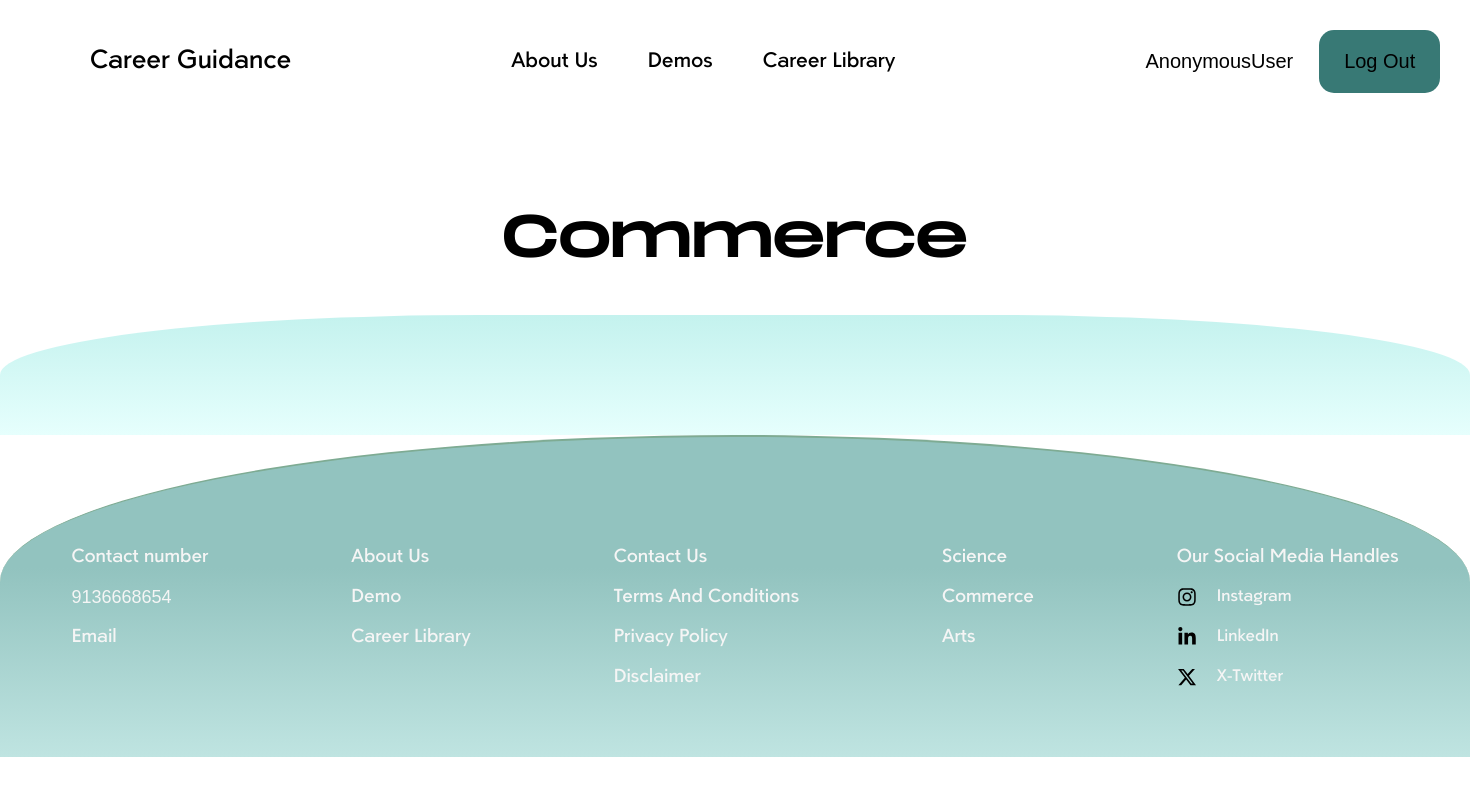
Before: /stream/2 with the older database file.
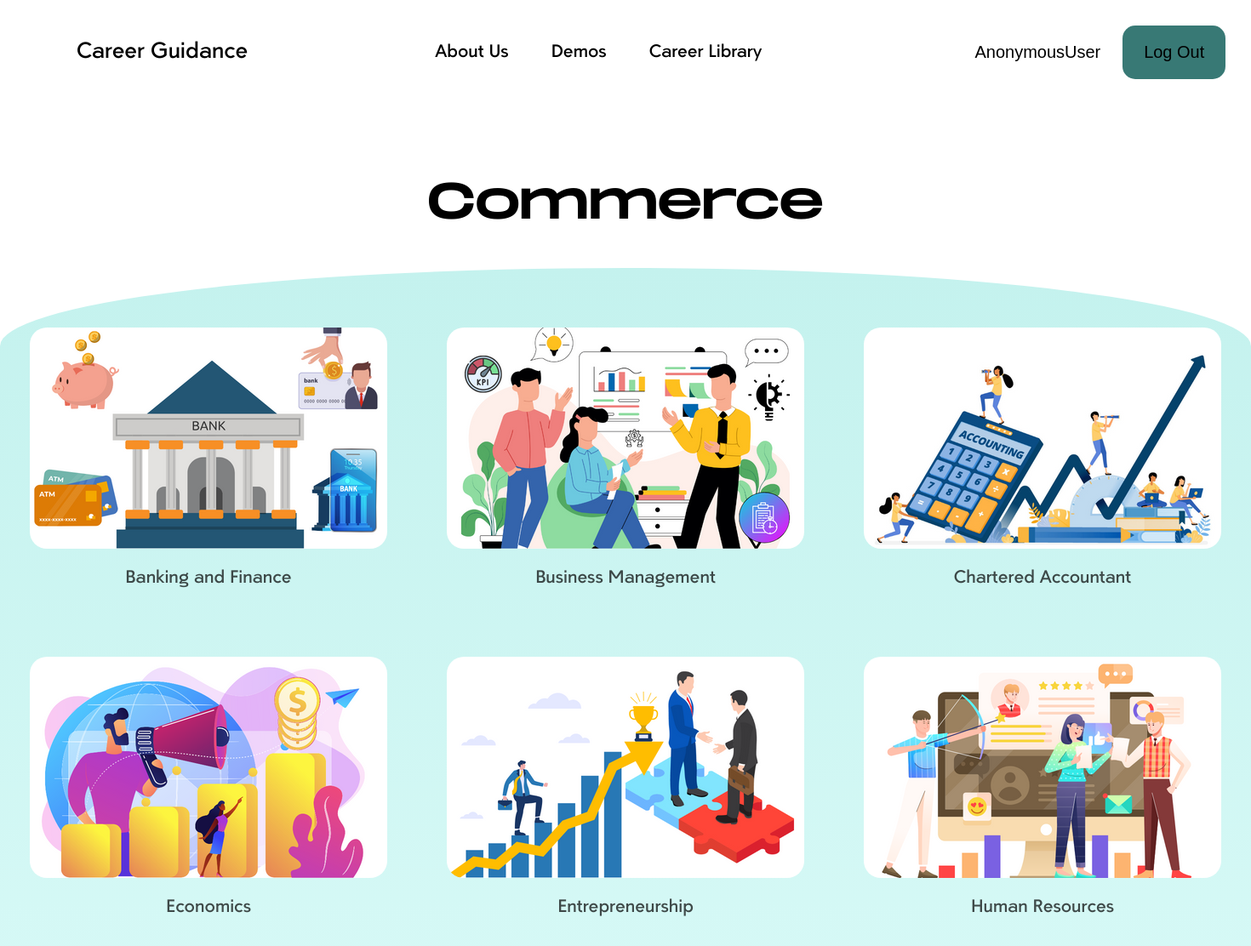
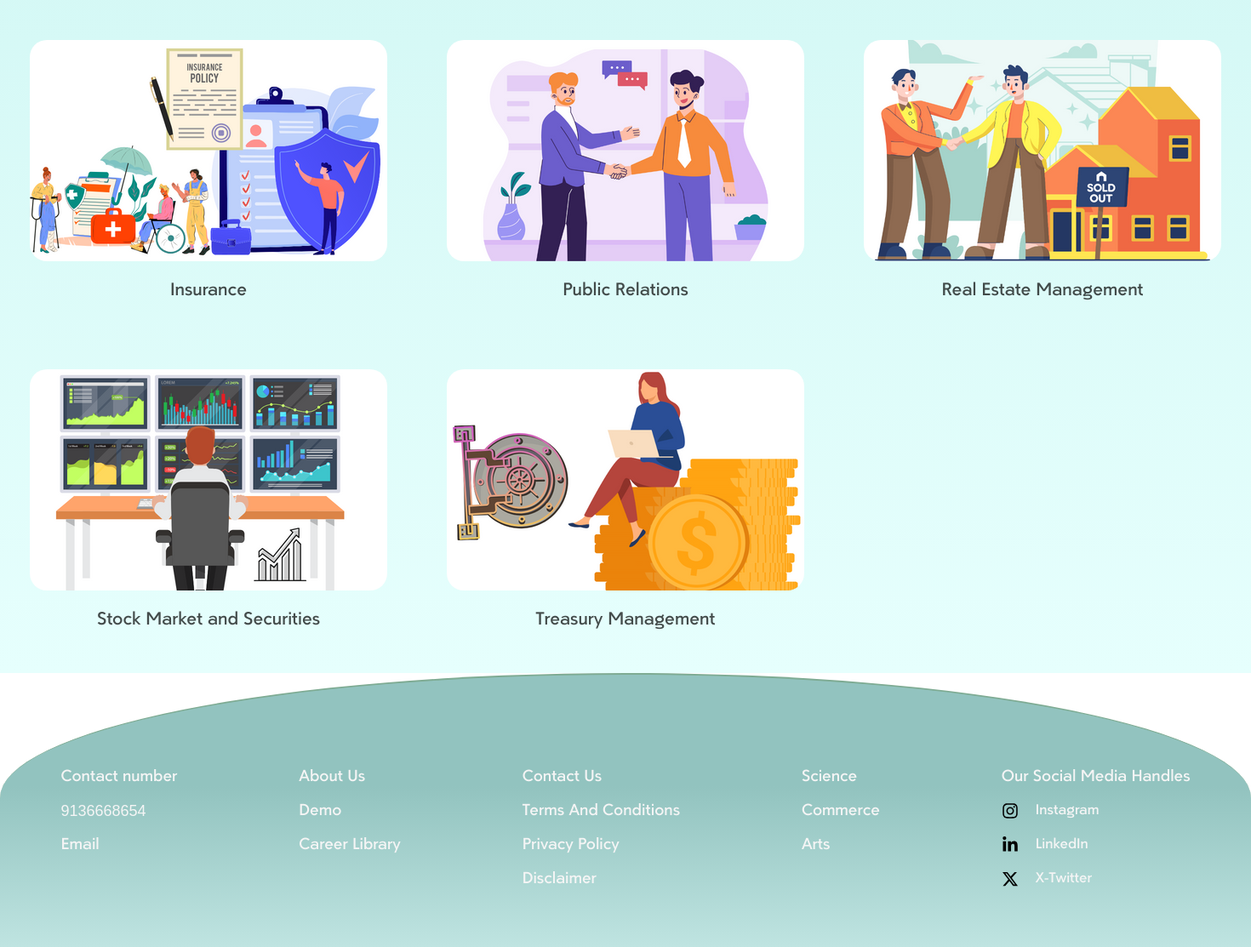
After: the same page with the newer database file (2 pictures, top to bottom).
### app/models.py (models this page shows, shortened)
class Gallery(models.Model):
    BRANCH_CHOICES = (
        ('Science', 'science'),
        ('Commerce', 'commerce'),
        ('Arts', 'arts'),
    )
    title = models.CharField(max_length=100)
    image = models.ImageField(upload_to='static/media')
    branch = models.CharField(max_length=100, choices=BRANCH_CHOICES, default='science')

### app/views.py (the view)
# urls.py: path('stream/<id>', views.stream, name='stream'),
def stream(request, id):
    stream = ""
    if id == '1':
        stream = "Science"
    elif id == '2':
        stream = 'Commerce'
    elif id == '3':
        stream = 'Arts'
    gallery_objects = Gallery.objects.filter(branch=stream)
    context = {
        'stream': stream,
        'gallery_object': gallery_objects,
    }
    return render(request, 'stream.html', context)

### templates/stream.html (shortened to what this page needs)
<!DOCTYPE html>
<html lang="en">
<head>
    <link rel="stylesheet" href="../static/css/science.css">
</head>
<body>
    <div class="container3-1">
        <div class="navbar">
            <div class="left-header">
                    <a href="{% url 'home' %}">
                        <p>Career Guidance</p>
                    </a>
            </div>
            <div class="center-menu">
                <div class="list-1">
                    <ul class="list1-1-1">
                        <li class="list1-1">About Us</li>
                        <li class="list1-1">Demos</li>
                        <li class="list1-1">
                            <a href="{% url 'careerLibrary' %}"> Career Library </a>
                        </li>
                    </ul>
                </div>
            </div>
            <div class="login-details">
                <button> {{ user }} </button>
                <button class="lgin">
                    <a href="{% url 'logout_view' %}">
                        Log Out
                    </a>
                </button>
            </div>
        </div>
        <div class="science">
            <div class="head">
                {{stream}}
            </div>
        </div>
        <div class="sci-career-option">
            <div class="grid">
                {% for gallery_obj in gallery_object %}
                <div class="grid1">
                    <img src="{{ gallery_obj.image.url }}" alt="{{ gallery_obj.title }}" class="pics">
                    <a href="{% url 'error' %}">
                        <p class="para">{{ gallery_obj.title }}</p>
                    </a>
                </div>
                {% endfor%}
            </div>
        </div>
    </div>
    <div class="footer">
        <div class="contact">
            <p>Contact number</p>
            <p class="no">9136668654</p>
            <p>Email</p>
        </div>
        <div class="menu">
            <ul class="list1">
                <li>About Us</li>
                <li>Demo</li>
                <li>Career Library</li>
            </ul>
        </div>
        <div class="policy">
            <ul class="list2">
                <li>Contact Us</li>
                <li>Terms And Conditions</li>
                <li>Privacy Policy</li>
                <li>Disclaimer</li>
            </ul>
        </div>
        <div class="career-options">
            <ul class="list3">
                <li>Science</li>
                <li>Commerce</li>
                <li>Arts</li>
            </ul>
        </div>
        <div class="social">
            <p>Our Social Media Handles</p>
            <ul class="list4">
                <li class="list4-1"><img src="../static/img/instagram.svg" width="20px" height="20px" alt="">
                <p>Instagram</p></li>
                <li class="list4-1"><img src="../static/img/linkedin-in.svg" width="20px" height="20px" alt="">
                <p>LinkedIn</p></li>
                <li class="list4-1"><img src="../static/img/x-twitter.svg" width="20px" height="20px" alt="">
                <p>X-Twitter</p></li>
            </ul>
        </div>
    </div>
</body>
</html>

Changed rows visible on the page:
added Gallery: image (picture), title "Banking and Finance"
added Gallery: image (picture), title "Business Management"
added Gallery: image (picture), title "Chartered Accountant"
added Gallery: image (picture), title "Economics"
added Gallery: image (picture), title "Entrepreneurship"
added Gallery: image (picture), title "Human Resources"
added Gallery: image (picture), title "Insurance"
added Gallery: image (picture), title "Public Relations"
added Gallery: image (picture), title "Real Estate Management"
added Gallery: image (picture), title "Stock Market and Securities"
added Gallery: image (picture), title "Treasury Management"
